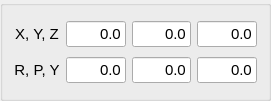
    <widget class="QGroupBox" name="groupBoxTcpPayload">
     <property name="geometry">
      <rect>
       <x>680</x>
       <y>70</y>
       <width>271</width>
       <height>101</height>
      </rect>
     </property>
     <property name="font">
      <font>
       <family>Ubuntu</family>
       <pointsize>11</pointsize>
      </font>
     </property>
     <property name="title">
      <string/>
     </property>
     <layout class="QGridLayout" name="gridLayout_21">
      <item row="0" column="0" rowspan="2">
       <layout class="QGridLayout" name="gridLayout_6">
        <item row="0" column="0">
         <widget class="QLabel" name="label_7">
          <property name="sizePolicy">
           <sizepolicy hsizetype="Preferred" vsizetype="Maximum">
            <horstretch>0</horstretch>
            <verstretch>0</verstretch>
           </sizepolicy>
          </property>
          <property name="minimumSize">
           <size>
            <width>0</width>
            <height>0</height>
           </size>
          </property>
          <property name="font">
           <font>
            <family>Ubuntu</family>
            <pointsize>11</pointsize>
           </font>
          </property>
          <property name="text">
           <string>X, Y, Z</string>
          </property>
          <property name="alignment">
           <set>Qt::AlignCenter</set>
          </property>
         </widget>
        </item>
        <item row="0" column="1">
         <widget class="QLineEdit" name="lineEdit_tcp_x_1">
          <property name="enabled">
           <bool>true</bool>
          </property>
          <property name="font">
           <font>
            <family>Ubuntu</family>
            <pointsize>11</pointsize>
           </font>
          </property>
          <property name="text">
           <string>0.0</string>
          </property>
          <property name="alignment">
           <set>Qt::AlignRight|Qt::AlignTrailing|Qt::AlignVCenter</set>
          </property>
         </widget>
        </item>
        <item row="0" column="2">
         <widget class="QLineEdit" name="lineEdit_tcp_x_2">
          <property name="enabled">
           <bool>true</bool>
          </property>
          <property name="font">
           <font>
            <family>Ubuntu</family>
            <pointsize>11</pointsize>
           </font>
          </property>
          <property name="text">
           <string>0.0</string>
          </property>
          <property name="alignment">
           <set>Qt::AlignRight|Qt::AlignTrailing|Qt::AlignVCenter</set>
          </property>
         </widget>
        </item>
        <item row="0" column="3">
         <widget class="QLineEdit" name="lineEdit_tcp_x_3">
          <property name="enabled">
           <bool>true</bool>
          </property>
          <property name="font">
           <font>
            <family>Ubuntu</family>
            <pointsize>11</pointsize>
           </font>
          </property>
          <property name="text">
           <string>0.0</string>
          </property>
          <property name="alignment">
           <set>Qt::AlignRight|Qt::AlignTrailing|Qt::AlignVCenter</set>
          </property>
         </widget>
        </item>
        <item row="1" column="0">
         <widget class="QLabel" name="label_8">
          <property name="sizePolicy">
           <sizepolicy hsizetype="Preferred" vsizetype="Maximum">
            <horstretch>0</horstretch>
            <verstretch>0</verstretch>
           </sizepolicy>
          </property>
          <property name="minimumSize">
           <size>
            <width>0</width>
            <height>0</height>
           </size>
          </property>
          <property name="font">
           <font>
            <family>Ubuntu</family>
            <pointsize>11</pointsize>
           </font>
          </property>
          <property name="text">
           <string>R, P, Y</string>
          </property>
          <property name="alignment">
           <set>Qt::AlignCenter</set>
          </property>
         </widget>
        </item>
        <item row="1" column="1">
         <widget class="QLineEdit" name="lineEdit_tcp_x_4">
          <property name="enabled">
           <bool>true</bool>
          </property>
          <property name="font">
           <font>
            <family>Ubuntu</family>
            <pointsize>11</pointsize>
           </font>
          </property>
          <property name="text">
           <string>0.0</string>
          </property>
          <property name="alignment">
           <set>Qt::AlignRight|Qt::AlignTrailing|Qt::AlignVCenter</set>
          </property>
         </widget>
        </item>
        <item row="1" column="2">
         <widget class="QLineEdit" name="lineEdit_tcp_x_5">
          <property name="enabled">
           <bool>true</bool>
          </property>
          <property name="font">
           <font>
            <family>Ubuntu</family>
            <pointsize>11</pointsize>
           </font>
          </property>
          <property name="text">
           <string>0.0</string>
          </property>
          <property name="alignment">
           <set>Qt::AlignRight|Qt::AlignTrailing|Qt::AlignVCenter</set>
          </property>
         </widget>
        </item>
        <item row="1" column="3">
         <widget class="QLineEdit" name="lineEdit_tcp_x_6">
          <property name="enabled">
           <bool>true</bool>
          </property>
          <property name="font">
           <font>
            <family>Ubuntu</family>
            <pointsize>11</pointsize>
           </font>
          </property>
          <property name="text">
           <string>0.0</string>
          </property>
          <property name="alignment">
           <set>Qt::AlignRight|Qt::AlignTrailing|Qt::AlignVCenter</set>
          </property>
         </widget>
        </item>
       </layout>
      </item>
     </layout>
    </widget>
